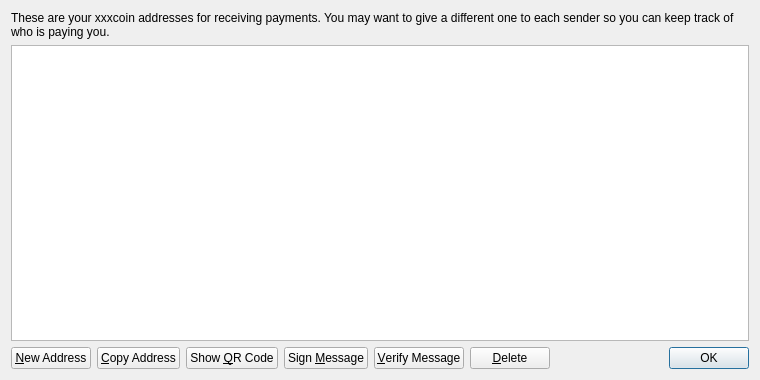
<?xml version="1.0" encoding="UTF-8"?>
<ui version="4.0">
 <class>AddressBookPage</class>
 <widget class="QWidget" name="AddressBookPage">
  <property name="geometry">
   <rect>
    <x>0</x>
    <y>0</y>
    <width>760</width>
    <height>380</height>
   </rect>
  </property>
  <property name="windowTitle">
   <string>Address Book</string>
  </property>
  <layout class="QVBoxLayout" name="verticalLayout">
   <item>
    <widget class="QLabel" name="labelExplanation">
     <property name="text">
      <string>These are your xxxcoin addresses for receiving payments. You may want to give a different one to each sender so you can keep track of who is paying you.</string>
     </property>
     <property name="textFormat">
      <enum>Qt::PlainText</enum>
     </property>
     <property name="wordWrap">
      <bool>true</bool>
     </property>
    </widget>
   </item>
   <item>
    <widget class="QTableView" name="tableView">
     <property name="contextMenuPolicy">
      <enum>Qt::CustomContextMenu</enum>
     </property>
     <property name="toolTip">
      <string>Double-click to edit address or label</string>
     </property>
     <property name="tabKeyNavigation">
      <bool>false</bool>
     </property>
     <property name="alternatingRowColors">
      <bool>true</bool>
     </property>
     <property name="selectionMode">
      <enum>QAbstractItemView::SingleSelection</enum>
     </property>
     <property name="selectionBehavior">
      <enum>QAbstractItemView::SelectRows</enum>
     </property>
     <property name="sortingEnabled">
      <bool>true</bool>
     </property>
     <attribute name="verticalHeaderVisible">
      <bool>false</bool>
     </attribute>
    </widget>
   </item>
   <item>
    <layout class="QHBoxLayout" name="horizontalLayout">
     <item>
      <widget class="QPushButton" name="newAddressButton">
       <property name="toolTip">
        <string>Create a new address</string>
       </property>
       <property name="text">
        <string>&amp;New Address</string>
       </property>
       <property name="icon">
        <iconset resource="../bitcoin.qrc">
         <normaloff>:/icons/add</normaloff>:/icons/add</iconset>
       </property>
      </widget>
     </item>
     <item>
      <widget class="QPushButton" name="copyToClipboard">
       <property name="toolTip">
        <string>Copy the currently selected address to the system clipboard</string>
       </property>
       <property name="text">
        <string>&amp;Copy Address</string>
       </property>
       <property name="icon">
        <iconset resource="../bitcoin.qrc">
         <normaloff>:/icons/editcopy</normaloff>:/icons/editcopy</iconset>
       </property>
      </widget>
     </item>
     <item>
      <widget class="QPushButton" name="showQRCode">
       <property name="text">
        <string>Show &amp;QR Code</string>
       </property>
       <property name="icon">
        <iconset resource="../bitcoin.qrc">
         <normaloff>:/icons/qrcode</normaloff>:/icons/qrcode</iconset>
       </property>
      </widget>
     </item>
     <item>
      <widget class="QPushButton" name="signMessage">
       <property name="toolTip">
        <string>Sign a message to prove you own a xxxcoin address</string>
       </property>
       <property name="text">
        <string>Sign &amp;Message</string>
       </property>
       <property name="icon">
        <iconset resource="../bitcoin.qrc">
         <normaloff>:/icons/edit</normaloff>:/icons/edit</iconset>
       </property>
      </widget>
     </item>
     <item>
      <widget class="QPushButton" name="verifyMessage">
       <property name="toolTip">
        <string>Verify a message to ensure it was signed with a specified xxxcoin address</string>
       </property>
       <property name="text">
        <string>&amp;Verify Message</string>
       </property>
       <property name="icon">
        <iconset resource="../bitcoin.qrc">
         <normaloff>:/icons/transaction_0</normaloff>:/icons/transaction_0</iconset>
       </property>
      </widget>
     </item>
     <item>
      <widget class="QPushButton" name="deleteButton">
       <property name="toolTip">
        <string>Delete the currently selected address from the list</string>
       </property>
       <property name="text">
        <string>&amp;Delete</string>
       </property>
       <property name="icon">
        <iconset resource="../bitcoin.qrc">
         <normaloff>:/icons/remove</normaloff>:/icons/remove</iconset>
       </property>
      </widget>
     </item>
     <item>
      <spacer name="horizontalSpacer">
       <property name="orientation">
        <enum>Qt::Horizontal</enum>
       </property>
       <property name="sizeHint" stdset="0">
        <size>
         <width>40</width>
         <height>20</height>
        </size>
       </property>
      </spacer>
     </item>
     <item>
      <widget class="QDialogButtonBox" name="buttonBox">
       <property name="sizePolicy">
        <sizepolicy hsizetype="Maximum" vsizetype="Fixed">
         <horstretch>0</horstretch>
         <verstretch>0</verstretch>
        </sizepolicy>
       </property>
       <property name="standardButtons">
        <set>QDialogButtonBox::Ok</set>
       </property>
      </widget>
     </item>
    </layout>
   </item>
  </layout>
 </widget>
 <resources>
  <include location="../bitcoin.qrc"/>
 </resources>
 <connections/>
</ui>
